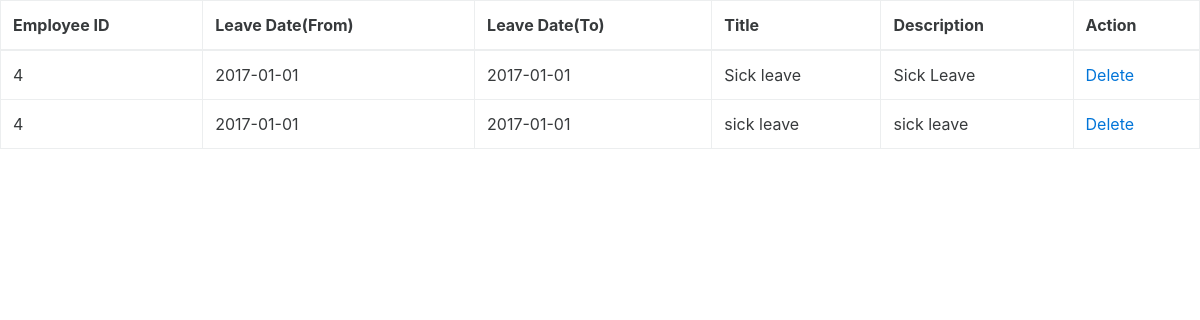
/index.php/admin/list_leave, run on the app's committed database.
### tables this page shows
CREATE TABLE IF NOT EXISTS `leave_db` (
  `leave_id` int(10) NOT NULL AUTO_INCREMENT,
  `emp_id` int(10) NOT NULL,
  `leavestart_date` date NOT NULL,
  `leaveend_date` date NOT NULL,
  `leave_title` varchar(100) NOT NULL,
  `leave_desc` varchar(500) NOT NULL,
  PRIMARY KEY (`leave_id`)
);

### application/controllers/admin.php (called while the page is built, shortened)
<?php if ( ! defined('BASEPATH')) exit('No direct script access allowed');
class Admin extends CI_Controller {
	public function __construct(){
		$this->load->model('admlogin_model');
	}
  public function list_leave(){
      $dataleave['notices']=$this->admlogin_model->getAllleave();
      $this->load->view('admin/viewleave', $dataleave);
  }
}

### index.php (called while the page is built, shortened)
<?php
require_once BASEPATH.'core/CodeIgniter.php';

### application/models/admlogin_model.php (called while the page is built, shortened)
<?php
class admlogin_model extends CI_Model {
    public function getAllleave()
            {
                $query= "SELECT * FROM leave_db";
                $get  = $this->db->query($query);
                return $get->result();
            }
}

### application/views/admin/viewleave.php (the view, shortened to what this page needs)
<!DOCTYPE html>
<html>
<head>
		<link rel="stylesheet" type="text/css" href="<?php echo base_url();?>css/bootstrap.min.css">
	</head>
<body>
<table class="table table-bordered">
	<thead>
		<tr>
			<th>Employee ID</th>
			<th>Leave Date(From)</th>
			<th>Leave Date(To)</th>
			<th>Title</th>
			<th>Description</th>
			<th>Action</th>
		</tr>
	</thead>
	<tbody>
	<?php
	foreach ($notices as $notice)
{
	?>
		<tr>
			<td><?php echo $notice->emp_id;?></td>
			<td><?php echo $notice->leavestart_date;?></td>
			<td><?php echo $notice->leaveend_date;?></td>
			<td><?php echo $notice->leave_title;?></td>
			<td><?php echo $notice->leave_desc;?></td>
			<td>
				<a href="<?php echo base_url(); ?>index.php/admin/delete_leave/<?php echo $notice->leave_id?>">Delete
				</a>
			</td>
		</tr>
		<?php }
		?>
	</tbody>
		</table>
</body>
</html>

### data on the page
leave_db: emp "4", leavestart_date "2017-01-01", leaveend_date "2017-01-01", leave_title "Sick leave", leave_desc "Sick Leave"
leave_db: emp "4", leavestart_date "2017-01-01", leaveend_date "2017-01-01", leave_title "sick leave", leave_desc "sick leave"
